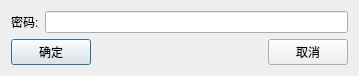
<?xml version="1.0" encoding="UTF-8"?>
<ui version="4.0">
 <class>VerifyPassword</class>
 <widget class="QDialog" name="VerifyPassword">
  <property name="geometry">
   <rect>
    <x>0</x>
    <y>0</y>
    <width>359</width>
    <height>73</height>
   </rect>
  </property>
  <property name="windowTitle">
   <string>VerifyPassword</string>
  </property>
  <layout class="QVBoxLayout" name="verticalLayout_2">
   <item>
    <layout class="QVBoxLayout" name="verticalLayout">
     <item>
      <layout class="QHBoxLayout" name="horizontalLayout">
       <item>
        <widget class="QLabel" name="PasswordLabel">
         <property name="text">
          <string>密码:</string>
         </property>
        </widget>
       </item>
       <item>
        <widget class="QLineEdit" name="PasswordLineEdit"/>
       </item>
      </layout>
     </item>
     <item>
      <layout class="QHBoxLayout" name="horizontalLayout_2">
       <item>
        <widget class="QPushButton" name="ConfirmPushButton">
         <property name="text">
          <string>确定</string>
         </property>
        </widget>
       </item>
       <item>
        <spacer name="horizontalSpacer">
         <property name="orientation">
          <enum>Qt::Horizontal</enum>
         </property>
         <property name="sizeHint" stdset="0">
          <size>
           <width>40</width>
           <height>20</height>
          </size>
         </property>
        </spacer>
       </item>
       <item>
        <widget class="QPushButton" name="CancelPushButton">
         <property name="text">
          <string>取消</string>
         </property>
        </widget>
       </item>
      </layout>
     </item>
    </layout>
   </item>
  </layout>
 </widget>
 <layoutdefault spacing="6" margin="11"/>
 <resources/>
 <connections/>
</ui>
